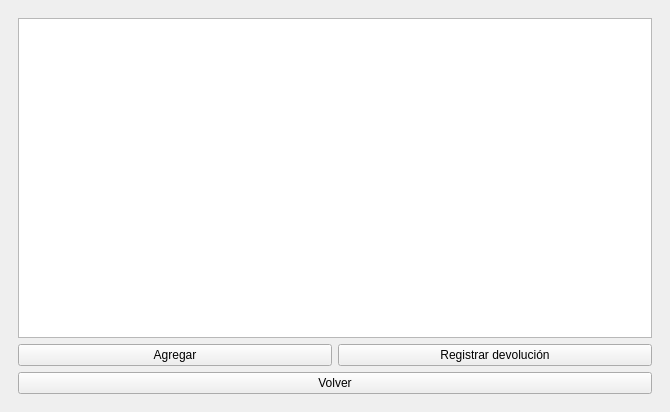
<?xml version="1.0" encoding="UTF-8"?>
<ui version="4.0">
 <class>MainWindow</class>
 <widget class="QMainWindow" name="MainWindow">
  <property name="geometry">
   <rect>
    <x>0</x>
    <y>0</y>
    <width>670</width>
    <height>412</height>
   </rect>
  </property>
  <property name="windowTitle">
   <string>MainWindow</string>
  </property>
  <property name="styleSheet">
   <string notr="true"/>
  </property>
  <widget class="QWidget" name="widgetPrincipal">
   <layout class="QHBoxLayout" name="horizontalLayout_15">
    <item>
     <widget class="QStackedWidget" name="stackedWidget">
      <property name="currentIndex">
       <number>6</number>
      </property>
      <widget class="QWidget" name="PaginaPrincipal">
       <layout class="QVBoxLayout" name="verticalLayout">
        <property name="spacing">
         <number>0</number>
        </property>
        <property name="leftMargin">
         <number>0</number>
        </property>
        <property name="topMargin">
         <number>0</number>
        </property>
        <property name="rightMargin">
         <number>0</number>
        </property>
        <property name="bottomMargin">
         <number>0</number>
        </property>
        <item>
         <widget class="QWidget" name="Header" native="true">
          <property name="styleSheet">
           <string notr="true">background-color: rgb(245, 245, 245);</string>
          </property>
          <layout class="QHBoxLayout" name="horizontalLayout" stretch="2,1,4,1,1">
           <property name="leftMargin">
            <number>5</number>
           </property>
           <property name="topMargin">
            <number>5</number>
           </property>
           <property name="rightMargin">
            <number>5</number>
           </property>
           <property name="bottomMargin">
            <number>0</number>
           </property>
           <item>
            <widget class="QLabel" name="label">
             <property name="font">
              <font>
               <family>Dubai</family>
               <pointsize>20</pointsize>
               <weight>75</weight>
               <bold>true</bold>
              </font>
             </property>
             <property name="styleSheet">
              <string notr="true">color: rgb(51, 51, 51);
</string>
             </property>
             <property name="text">
              <string>Biblioteca📕</string>
             </property>
            </widget>
           </item>
           <item>
            <spacer name="verticalSpacer_2">
             <property name="orientation">
              <enum>Qt::Horizontal</enum>
             </property>
             <property name="sizeHint" stdset="0">
              <size>
               <width>40</width>
               <height>20</height>
              </size>
             </property>
            </spacer>
           </item>
           <item>
            <widget class="QLineEdit" name="lineEdit">
             <property name="placeholderText">
              <string>Buscar</string>
             </property>
            </widget>
           </item>
           <item>
            <spacer name="verticalSpacer">
             <property name="orientation">
              <enum>Qt::Horizontal</enum>
             </property>
             <property name="sizeHint" stdset="0">
              <size>
               <width>40</width>
               <height>20</height>
              </size>
             </property>
            </spacer>
           </item>
           <item>
            <widget class="QPushButton" name="pushButton">
             <property name="text">
              <string>Menu</string>
             </property>
            </widget>
           </item>
          </layout>
         </widget>
        </item>
        <item>
         <widget class="QWidget" name="Cuerpo" native="true">
          <layout class="QHBoxLayout" name="horizontalLayout_2" stretch="1,4">
           <property name="leftMargin">
            <number>0</number>
           </property>
           <property name="topMargin">
            <number>0</number>
           </property>
           <property name="rightMargin">
            <number>0</number>
           </property>
           <property name="bottomMargin">
            <number>0</number>
           </property>
           <item>
            <widget class="QWidget" name="Filtros" native="true">
             <property name="styleSheet">
              <string notr="true">background-color: rgb(255, 255, 255);</string>
             </property>
             <layout class="QVBoxLayout" name="verticalLayout_2">
              <item>
               <widget class="QLabel" name="label_2">
                <property name="font">
                 <font>
                  <pointsize>14</pointsize>
                 </font>
                </property>
                <property name="styleSheet">
                 <string notr="true">color: rgb(34, 34, 34);</string>
                </property>
                <property name="text">
                 <string>Filtros</string>
                </property>
               </widget>
              </item>
              <item>
               <widget class="QLabel" name="label_3">
                <property name="styleSheet">
                 <string notr="true">color: rgb(34, 34, 34);</string>
                </property>
                <property name="text">
                 <string>Autor</string>
                </property>
               </widget>
              </item>
              <item>
               <widget class="QComboBox" name="comboBox"/>
              </item>
              <item>
               <widget class="QLabel" name="label_4">
                <property name="styleSheet">
                 <string notr="true">color: rgb(34, 34, 34);</string>
                </property>
                <property name="text">
                 <string>Categoría</string>
                </property>
               </widget>
              </item>
              <item>
               <widget class="QComboBox" name="comboBox_2"/>
              </item>
              <item>
               <widget class="QLabel" name="label_5">
                <property name="styleSheet">
                 <string notr="true">color: rgb(34, 34, 34);</string>
                </property>
                <property name="text">
                 <string>Año</string>
                </property>
               </widget>
              </item>
              <item>
               <widget class="QLineEdit" name="lineEdit_2">
                <property name="placeholderText">
                 <string>Desde</string>
                </property>
               </widget>
              </item>
              <item>
               <widget class="QLineEdit" name="lineEdit_3">
                <property name="placeholderText">
                 <string>Hasta</string>
                </property>
               </widget>
              </item>
              <item>
               <widget class="QLabel" name="label_6">
                <property name="styleSheet">
                 <string notr="true">color: rgb(34, 34, 34);</string>
                </property>
                <property name="text">
                 <string>Estado</string>
                </property>
               </widget>
              </item>
              <item>
               <widget class="QCheckBox" name="checkBox">
                <property name="styleSheet">
                 <string notr="true">color: rgb(34, 34, 34);</string>
                </property>
                <property name="text">
                 <string>Disponible</string>
                </property>
               </widget>
              </item>
              <item>
               <widget class="QCheckBox" name="checkBox_2">
                <property name="styleSheet">
                 <string notr="true">color: rgb(34, 34, 34);</string>
                </property>
                <property name="text">
                 <string>Prestado</string>
                </property>
               </widget>
              </item>
              <item>
               <spacer name="verticalSpacer_3">
                <property name="orientation">
                 <enum>Qt::Vertical</enum>
                </property>
                <property name="sizeHint" stdset="0">
                 <size>
                  <width>20</width>
                  <height>40</height>
                 </size>
                </property>
               </spacer>
              </item>
              <item>
               <widget class="QPushButton" name="pushButton_2">
                <property name="styleSheet">
                 <string notr="true">background-color: rgb(25, 118, 210);
color: rgb(255, 255, 255);</string>
                </property>
                <property name="text">
                 <string>Aplicar filtros</string>
                </property>
               </widget>
              </item>
              <item>
               <widget class="QPushButton" name="pushButton_3">
                <property name="styleSheet">
                 <string notr="true">background-color: rgb(25, 118, 210);
color: rgb(255, 255, 255);</string>
                </property>
                <property name="text">
                 <string>Limpiar filtros</string>
                </property>
               </widget>
              </item>
             </layout>
            </widget>
           </item>
           <item>
            <widget class="QTableWidget" name="Lista">
             <property name="sizePolicy">
              <sizepolicy hsizetype="Expanding" vsizetype="Expanding">
               <horstretch>0</horstretch>
               <verstretch>0</verstretch>
              </sizepolicy>
             </property>
             <property name="font">
              <font>
               <pointsize>13</pointsize>
              </font>
             </property>
             <property name="styleSheet">
              <string notr="true">background-color: #FFFFFF;          /* fondo general */
alternate-background-color: #FAFAFA; /* filas alternadas */
color: #000000;                     /* texto */
gridline-color: #CCCCCC;            /* líneas de la tabla */</string>
             </property>
             <attribute name="horizontalHeaderHighlightSections">
              <bool>true</bool>
             </attribute>
             <attribute name="horizontalHeaderStretchLastSection">
              <bool>true</bool>
             </attribute>
             <column>
              <property name="text">
               <string>Título</string>
              </property>
             </column>
             <column>
              <property name="text">
               <string>Autor</string>
              </property>
             </column>
             <column>
              <property name="text">
               <string>Año</string>
              </property>
             </column>
             <column>
              <property name="text">
               <string>Categoría</string>
              </property>
             </column>
             <column>
              <property name="text">
               <string>Estado</string>
              </property>
             </column>
            </widget>
           </item>
          </layout>
         </widget>
        </item>
       </layout>
      </widget>
      <widget class="QWidget" name="Menu">
       <layout class="QVBoxLayout" name="verticalLayout_3">
        <item>
         <layout class="QHBoxLayout" name="horizontalLayout_3">
          <item>
           <spacer name="horizontalSpacer">
            <property name="orientation">
             <enum>Qt::Horizontal</enum>
            </property>
            <property name="sizeHint" stdset="0">
             <size>
              <width>40</width>
              <height>20</height>
             </size>
            </property>
           </spacer>
          </item>
          <item>
           <layout class="QVBoxLayout" name="verticalLayout_4">
            <item>
             <widget class="QPushButton" name="pushButton_4">
              <property name="text">
               <string> Libros</string>
              </property>
             </widget>
            </item>
            <item>
             <widget class="QPushButton" name="pushButton_6">
              <property name="text">
               <string>Autores</string>
              </property>
             </widget>
            </item>
            <item>
             <widget class="QPushButton" name="pushButton_5">
              <property name="text">
               <string>Categorías</string>
              </property>
             </widget>
            </item>
            <item>
             <widget class="QPushButton" name="pushButton_18">
              <property name="text">
               <string>Personas</string>
              </property>
             </widget>
            </item>
            <item>
             <widget class="QPushButton" name="pushButton_19">
              <property name="text">
               <string>Préstamos</string>
              </property>
             </widget>
            </item>
            <item>
             <widget class="QPushButton" name="pushButton_10">
              <property name="text">
               <string>Volver</string>
              </property>
             </widget>
            </item>
           </layout>
          </item>
          <item>
           <spacer name="horizontalSpacer_2">
            <property name="orientation">
             <enum>Qt::Horizontal</enum>
            </property>
            <property name="sizeHint" stdset="0">
             <size>
              <width>40</width>
              <height>20</height>
             </size>
            </property>
           </spacer>
          </item>
         </layout>
        </item>
       </layout>
      </widget>
      <widget class="QWidget" name="AMB">
       <layout class="QVBoxLayout" name="verticalLayout_6">
        <item>
         <layout class="QHBoxLayout" name="horizontalLayout_4">
          <item>
           <layout class="QVBoxLayout" name="verticalLayout_7">
            <item>
             <widget class="QTableWidget" name="tableWidget"/>
            </item>
            <item>
             <layout class="QHBoxLayout" name="horizontalLayout_5">
              <item>
               <widget class="QPushButton" name="pushButton_8">
                <property name="text">
                 <string>Agregar</string>
                </property>
               </widget>
              </item>
              <item>
               <widget class="QPushButton" name="pushButton_9">
                <property name="text">
                 <string>Modificar</string>
                </property>
               </widget>
              </item>
              <item>
               <widget class="QPushButton" name="pushButton_7">
                <property name="text">
                 <string>Eliminar</string>
                </property>
               </widget>
              </item>
             </layout>
            </item>
           </layout>
          </item>
         </layout>
        </item>
        <item>
         <widget class="QPushButton" name="pushButton_11">
          <property name="text">
           <string>Volver</string>
          </property>
         </widget>
        </item>
       </layout>
      </widget>
      <widget class="QWidget" name="AgregarModificarLibro">
       <layout class="QVBoxLayout" name="verticalLayout_8">
        <item>
         <layout class="QHBoxLayout" name="horizontalLayout_6">
          <item>
           <layout class="QVBoxLayout" name="verticalLayout_9">
            <item>
             <widget class="QLabel" name="label_7">
              <property name="text">
               <string>Titulo</string>
              </property>
             </widget>
            </item>
            <item>
             <widget class="QLineEdit" name="lineEdit_4"/>
            </item>
            <item>
             <widget class="QLabel" name="label_8">
              <property name="text">
               <string>Autor</string>
              </property>
             </widget>
            </item>
            <item>
             <widget class="QComboBox" name="comboBox_3"/>
            </item>
            <item>
             <widget class="QLabel" name="label_9">
              <property name="text">
               <string>Año</string>
              </property>
             </widget>
            </item>
            <item>
             <widget class="QSpinBox" name="spinBox">
              <property name="minimum">
               <number>1800</number>
              </property>
              <property name="maximum">
               <number>2026</number>
              </property>
             </widget>
            </item>
            <item>
             <widget class="QLabel" name="label_10">
              <property name="text">
               <string>Categoria</string>
              </property>
             </widget>
            </item>
            <item>
             <widget class="QComboBox" name="comboBox_4"/>
            </item>
            <item>
             <widget class="QLabel" name="label_11">
              <property name="text">
               <string>Estado</string>
              </property>
             </widget>
            </item>
            <item>
             <widget class="QComboBox" name="comboBox_5"/>
            </item>
            <item>
             <spacer name="verticalSpacer_6">
              <property name="orientation">
               <enum>Qt::Vertical</enum>
              </property>
              <property name="sizeHint" stdset="0">
               <size>
                <width>20</width>
                <height>40</height>
               </size>
              </property>
             </spacer>
            </item>
            <item>
             <layout class="QHBoxLayout" name="horizontalLayout_7">
              <item>
               <widget class="QPushButton" name="pushButton_12">
                <property name="text">
                 <string>Guardar</string>
                </property>
               </widget>
              </item>
              <item>
               <widget class="QPushButton" name="pushButton_13">
                <property name="text">
                 <string>Cancelar</string>
                </property>
               </widget>
              </item>
              <item>
               <widget class="QPushButton" name="pushButton_14">
                <property name="text">
                 <string>Volver</string>
                </property>
               </widget>
              </item>
             </layout>
            </item>
           </layout>
          </item>
         </layout>
        </item>
       </layout>
      </widget>
      <widget class="QWidget" name="ABMPersona">
       <layout class="QVBoxLayout" name="verticalLayout_11">
        <item>
         <layout class="QHBoxLayout" name="horizontalLayout_9">
          <item>
           <layout class="QVBoxLayout" name="verticalLayout_10">
            <item>
             <widget class="QLabel" name="label_12">
              <property name="text">
               <string>Nombre</string>
              </property>
             </widget>
            </item>
            <item>
             <widget class="QLineEdit" name="lineEdit_5"/>
            </item>
            <item>
             <widget class="QLabel" name="label_13">
              <property name="text">
               <string>Tipo</string>
              </property>
             </widget>
            </item>
            <item>
             <widget class="QComboBox" name="comboBox_6"/>
            </item>
            <item>
             <widget class="QLabel" name="label_14">
              <property name="text">
               <string>Curso</string>
              </property>
             </widget>
            </item>
            <item>
             <widget class="QComboBox" name="comboBox_9"/>
            </item>
            <item>
             <widget class="QLabel" name="label_15">
              <property name="text">
               <string>Email</string>
              </property>
             </widget>
            </item>
            <item>
             <widget class="QLineEdit" name="lineEdit_6"/>
            </item>
            <item>
             <spacer name="verticalSpacer_5">
              <property name="orientation">
               <enum>Qt::Vertical</enum>
              </property>
              <property name="sizeHint" stdset="0">
               <size>
                <width>20</width>
                <height>40</height>
               </size>
              </property>
             </spacer>
            </item>
            <item>
             <layout class="QHBoxLayout" name="horizontalLayout_10">
              <item>
               <widget class="QPushButton" name="pushButton_15">
                <property name="text">
                 <string>Guardar</string>
                </property>
               </widget>
              </item>
              <item>
               <widget class="QPushButton" name="pushButton_16">
                <property name="text">
                 <string>Cancelar</string>
                </property>
               </widget>
              </item>
              <item>
               <widget class="QPushButton" name="pushButton_17">
                <property name="text">
                 <string>Volver</string>
                </property>
               </widget>
              </item>
             </layout>
            </item>
           </layout>
          </item>
         </layout>
        </item>
       </layout>
      </widget>
      <widget class="QWidget" name="AMPrestamo">
       <layout class="QVBoxLayout" name="verticalLayout_13">
        <item>
         <layout class="QHBoxLayout" name="horizontalLayout_11">
          <item>
           <layout class="QVBoxLayout" name="verticalLayout_12">
            <item>
             <widget class="QLabel" name="label_16">
              <property name="text">
               <string>Libro</string>
              </property>
             </widget>
            </item>
            <item>
             <widget class="QComboBox" name="comboBox_8"/>
            </item>
            <item>
             <widget class="QLabel" name="label_17">
              <property name="text">
               <string>Persona</string>
              </property>
             </widget>
            </item>
            <item>
             <widget class="QComboBox" name="comboBox_11"/>
            </item>
            <item>
             <spacer name="verticalSpacer_4">
              <property name="orientation">
               <enum>Qt::Vertical</enum>
              </property>
              <property name="sizeHint" stdset="0">
               <size>
                <width>20</width>
                <height>40</height>
               </size>
              </property>
             </spacer>
            </item>
            <item>
             <layout class="QHBoxLayout" name="horizontalLayout_12">
              <item>
               <widget class="QPushButton" name="pushButton_20">
                <property name="text">
                 <string>Guardar</string>
                </property>
               </widget>
              </item>
              <item>
               <widget class="QPushButton" name="pushButton_21">
                <property name="text">
                 <string>Cancelar</string>
                </property>
               </widget>
              </item>
              <item>
               <widget class="QPushButton" name="pushButton_22">
                <property name="text">
                 <string>Volver</string>
                </property>
               </widget>
              </item>
             </layout>
            </item>
           </layout>
          </item>
         </layout>
        </item>
       </layout>
      </widget>
      <widget class="QWidget" name="MostrarPrestamo">
       <layout class="QVBoxLayout" name="verticalLayout_5">
        <item>
         <layout class="QHBoxLayout" name="horizontalLayout_8">
          <item>
           <layout class="QVBoxLayout" name="verticalLayout_14">
            <item>
             <widget class="QTableWidget" name="tableWidget_2"/>
            </item>
            <item>
             <layout class="QHBoxLayout" name="horizontalLayout_13">
              <item>
               <widget class="QPushButton" name="pushButton_23">
                <property name="text">
                 <string>Agregar</string>
                </property>
               </widget>
              </item>
              <item>
               <widget class="QPushButton" name="pushButton_25">
                <property name="text">
                 <string>Registrar devolución</string>
                </property>
               </widget>
              </item>
             </layout>
            </item>
           </layout>
          </item>
         </layout>
        </item>
        <item>
         <widget class="QPushButton" name="pushButton_26">
          <property name="text">
           <string>Volver</string>
          </property>
         </widget>
        </item>
       </layout>
      </widget>
     </widget>
    </item>
   </layout>
  </widget>
 </widget>
 <resources/>
 <connections/>
</ui>
